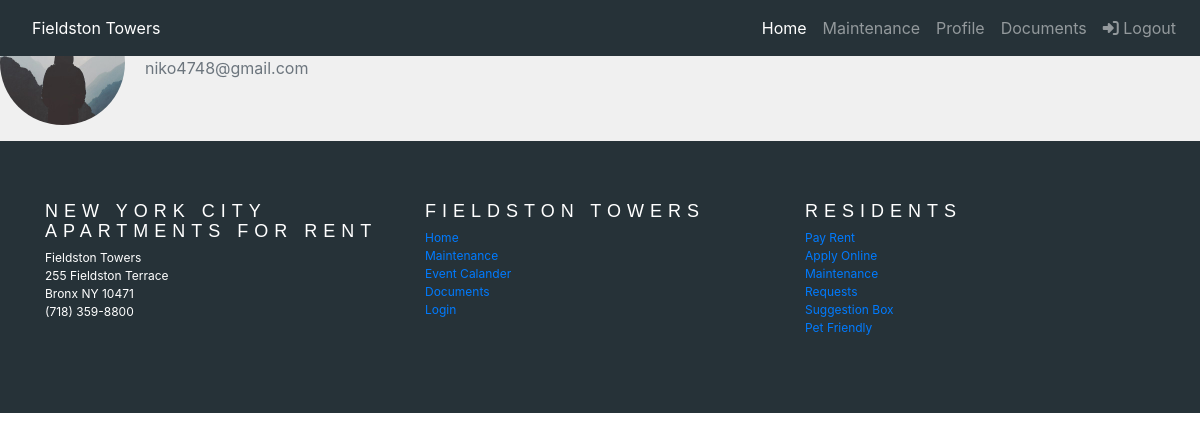
The app's page /user/niko (signed in), older data.
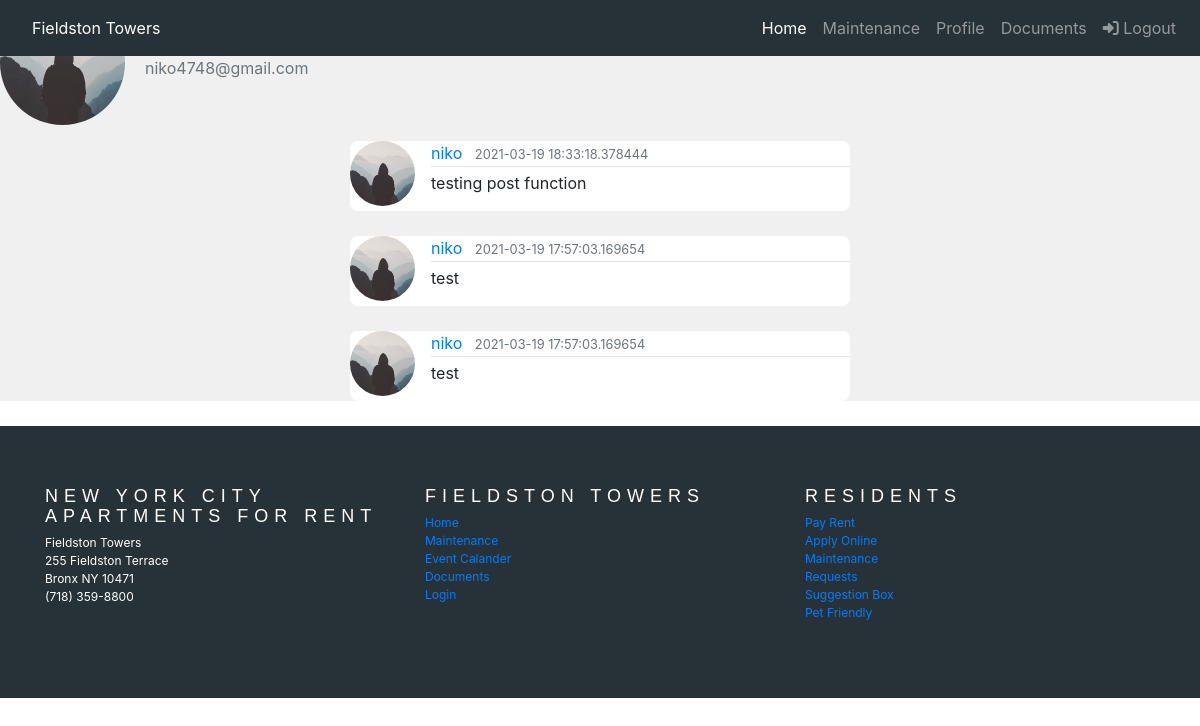
The same page, newer data.
### app/models.py (models this page shows, shortened)
class User(UserMixin, db.Model):
    id = db.Column(db.Integer, primary_key=True)
    username = db.Column(db.String(20), unique=True, nullable=False)
    first_name = db.Column(db.String(60), nullable=False)
    last_name = db.Column(db.String(60), nullable=False)
    phone_number = db.Column(db.String(), nullable=False)
    email = db.Column(db.String(120), unique=True, nullable=False)
    profile_img = db.Column(db.String(20), nullable=False, default='default.jpg')
    password_hash = db.Column(db.String(128), nullable=False)
    email_notification = db.Column(db.Boolean, default=False)
    test_notification = db.Column(db.Boolean, default=False)
    posts = db.relationship('CommunityBoard', backref='author', lazy=True)
    maintenances = db.relationship('Maintenance', backref='author', lazy=True)
    events = db.relationship('Event', backref='author', lazy=True)
    admin = db.Column(db.Boolean, default=False)

class CommunityBoard(db.Model):
    id = db.Column(db.Integer, primary_key=True)
    post_img = db.Column(db.String(20), nullable=False, default='default.jpg')
    body = db.Column(db.String)
    user_id = db.Column(db.Integer, db.ForeignKey('user.id'))
    timestamp = db.Column(db.DateTime, default=datetime.utcnow())

### app/routes.py (the view)
@app.route('/user/<username>')
@login_required
def user(username):
    image_file = url_for('static', filename='profile_pics/default.jpg')
    user = User.query.filter_by(username=username).first_or_404()
    posts = CommunityBoard.query.order_by(CommunityBoard.timestamp.desc()).all()
    return render_template('user.html', user=user, posts=posts, image_file=image_file)

### app/models.py (called while the page is built)
@login.user_loader
def load_user(id):
    return User.query.get(int(id))

### app/templates/user.html (shortened to what this page needs)
{% extends "base.html" %}
{% block custom_styles %}
<link href="{{ url_for('static', filename='css/profile.css') }}" rel="stylesheet">
{% endblock %}
{% block content %}
<main class="background-grey">
    <div class="media">
        <img class="rounded-circle account-img" src="{{ image_file }}">
        <div class="media-body">
            <h2 class="account-heading">{{ current_user.username }}</h2>
            <p class="text-secondary">{{ current_user.email }}</p>
        </div>
        {% if user == current_user %}
        <p><a href="{{ url_for('edit_profile') }}">Edit your profile</a></p>
        {% endif %}
    </div>
    <section class="container">
        {% for post in posts %}
        <div id="space">
            <article class="media content-section">
                <img class="rounded-circle article-img"
                     src="{{ url_for('static', filename='profile_pics/default.jpg')}}">
                <div class="media-body">
                    <div class="article-metadata">
                        <a class="mr-2" href="#">{{ current_user.username }}</a>
                        <small class="text-muted">{{ post.timestamp}}</small>
                    </div>
                    <p class="article-content">{{ post.body }}</p>
                </div>
            </article>
        </div>
        {% endfor %}
    </section>
</main>
{% endblock %}

### app/templates/base.html (shortened to what this page needs)
<!DOCTYPE html>
<html lang="en">
<head>
    {% block head %}
    <link rel="stylesheet" href="https://stackpath.bootstrapcdn.com/bootstrap/4.3.1/css/bootstrap.min.css"
>
    <link rel="stylesheet" href="{{ url_for('static', filename='css/base.css') }}">
    {% block custom_styles %}{% endblock %}
    {% endblock %}
</head>
<body>
{% block navbar %}
<nav class="navbar navbar-dark fixed-top navbar-expand-sm">
    {% if current_user.is_authenticated %}
    <a class="nav-link" href="{{ url_for('home') }}">Fieldston Towers</a>
    {% else %}
    <a class="nav-link" href="{{ url_for('index') }}">Fieldston Towers</a>
    {% endif %}
    <div class="collapse navbar-collapse justify-content-end" id="navbarNav">
        <ul class="nav navbar-nav">
            <li class="nav-item active">
                {% if current_user.is_authenticated %}
                <a class="nav-link" href="{{ url_for('home') }}">Home</a>
                {% else %}
                <a class="nav-link" href="{{ url_for('index') }}">Home</a>
                {% endif %}
            </li>
            <li class="nav-item">
                {% if current_user.is_authenticated %}
                <a class="nav-link" href="{{ url_for('maintenance') }}">Maintenance</a>
                {% else %}
                <a class="nav-link"
                   href="https://www.apartments.com/fieldston-terrace-bronx-ny/mknebwh/">Availability</a>
                {% endif %}
            </li>
            <li class="nav-item">
                {% if current_user.is_authenticated %}
                <a class="nav-link" href="{{ url_for('user', username=current_user.username) }}">Profile</a>
                {% else %}
                <a class="nav-link" href="{{ url_for('amenities') }}">Amenities</a>
                {% endif %}
            </li>
            <li class="nav-item">
                <a class="nav-link" href="{{ url_for('documents') }}">Documents</a>
            </li>
            <li class="nav-item">
                {% if current_user.is_anonymous %}
                <a class="nav-link" href="{{ url_for('login') }}"><span class="fas fa-sign-in-alt"></span> Residents</a>
                {% else %}
                <a class="nav-link" href="{{ url_for('logout') }}"><span class="fas fa-sign-in-alt"></span>
                    Logout</a>
                {% endif %}
            </li>
        </ul>
    </div>
</nav>
{% endblock %}
{% block content %}
{% endblock %}
{% block footer %}
<footer id="footer" class="container-fluid topSpace">
    <div class="container">
        <div class="row">
            <div class="col l6 s12">
                <h4 class="footerTitles">New York City Apartments for Rent</h4>
                <p id="footerText">
                    Fieldston Towers<br/>
                    255 Fieldston Terrace<br/>
                    Bronx NY 10471<br/>
                    (718) 359-8800<br/>
                </p>
            </div>
            <div class="col l4 s12">
                <h4 class="footerTitles">Fieldston Towers</h4>
                <ul class="footerList">
                    {% if current_user.is_authenticated %}
                    <li><a href="{{ url_for('home') }}">Home</a></li>
                    {% else %}
                    <li><a href="{{ url_for('index') }}">Home</a></li>
                    {% endif %}
                    {% if current_user.is_authenticated %}
                    <li><a href="{{ url_for('maintenance') }}">Maintenance</a></li>
                    {% else %}
                    <li><a
                            href="https://www.apartments.com/fieldston-terrace-bronx-ny/mknebwh/">Availability</a></li>
                    {% endif %}
                    {% if current_user.is_authenticated %}
                    <li><a href="{{ url_for('events') }}">Event Calander</a></li>
                    {% else %}
                    <li><a href="{{ url_for('amenities') }}">Amenities</a></li>
                    {% endif %}
                    <li><a href="{{ url_for('documents') }}">Documents</a></li>
                    <li><a href="{{ url_for('login') }}">Login</a></li>
                </ul>
            </div>
            <div class="col l2 s12">
                <h4 class="footerTitles">Residents</h4>
                <ul class="footerList">
                    <li><a href="#">Pay Rent</a></li>
                    <li><a href="#">Apply Online</a></li>
                    <li><a href="#">Maintenance</a></li>
                    <li><a href="#">Requests</a></li>
                    <li><a href="#">Suggestion Box</a></li>
                    <li><a href="#">Pet Friendly</a></li>
                </ul>
            </div>
        </div>
    </div>
</footer>
{% endblock %}
</body>
</html>

### app/static/css/base.css (style rules this page uses)
nav { background-color: #263238; }
.nav-link { color: white; }
#footer { background-color: #263238; }
.footerTitles { font-family: Raleway, sans-serif; letter-spacing: 6px; font-weight: 400; text-transform: uppercase; font-size: 18px; line-height: 20px; color:white; magrin:1.14rem 0 0.912rem 0; }
.footerList { padding-left: 0; list-style-type: none; font-size: 12px; }
#footerText { font-size: 12px; color: white; }
.topSpace { padding:5% 0; }
.background-grey { background-color: #F0F0F0; background-repeat: no-repeat; background-size: auto; }

### app/static/css/profile.css (style rules this page uses)
.account-img { height: 125px; width: 125px; margin-right: 20px; margin-bottom: 16px; }
article { background: white; max-width: 500px; border-radius: 8px; margin: auto; }
.article-content { white-space: pre-line; }
.article-img { height: 65px; width: 65px; margin-right: 16px; }
.article-metadata { padding-bottom: 1px; margin-bottom: 4px; border-bottom: 1px solid #e3e3e3 }
.account-heading { font-size: 2.5rem; }
#space { margin-bottom:25px; }

Row changes from the older to the newer data that the page shows:
added CommunityBoard: {{ current_user.username }} "niko", timestamp "2021-03-19 18:33:18.378444", body "testing post function"
added CommunityBoard: {{ current_user.username }} "niko", timestamp "2021-03-19 17:57:03.169654", body "test"
added CommunityBoard: {{ current_user.username }} "niko", timestamp "2021-03-19 17:57:03.169654", body "test"
